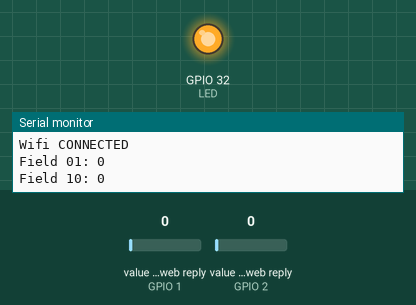
Simulated run of this sketch. Board: ESP32. On the bench: output pins drawn as LEDs (lit = HIGH), the last lines printed to the serial monitor. The test bench sets the inputs (shaded band); at power-on: value in the web reply (sensors on GPIO 1, GPIO 2) 0. WiFi joins after 1.5 s; servers stay silent unless stated; web services answer with replies made up by the test bench.

Above: at 9.3 s.
At 24.9 s:
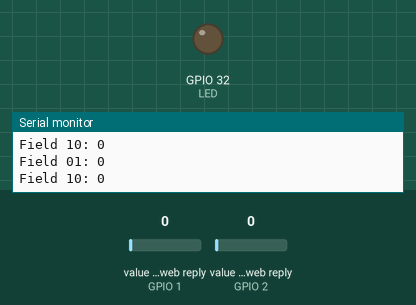
Timing chart, 0 to 42.1 s (numbered marks = the images above):
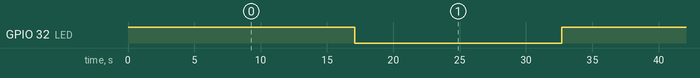

Measured:
- by itself, GPIO 32 (LED): alternates HIGH for 15.6 s and LOW for 15.6 s

The sketch:

Read.ino
```cpp
#include <WiFi.h>
#include "ThingSpeak.h" // always include thingspeak header file after other header files and custom macros

WiFiClient  client;
const int LED=32;
const char *ssid = "HORIZON-Donut";
const char *password = "20040723";
unsigned long myChannelNumber = 2860416;
const char * myReadAPIKey = "IWZMTSVHYXTXM4G2";

void setup() {
  Serial.begin(115200);
  pinMode(LED,OUTPUT);
  digitalWrite(LED,HIGH);
  WiFi.mode(WIFI_STA);
  ThingSpeak.begin(client);  // Initialize ThingSpeak
  WiFi.begin(ssid,password);
  Serial.println("Connecting Wifi...");
  while(WiFi.status() != WL_CONNECTED) {
    Serial.println("");
    Serial.println("WiFi not CONNECTED");
    delay(500);
  }
  digitalWrite(LED,LOW);
  Serial.println ("Wifi CONNECTED");
}

void loop() {
  if(WiFi.status() == WL_CONNECTED) {
    digitalWrite(LED,!digitalRead(LED));
    long field01 = ThingSpeak.readLongField(myChannelNumber, 1, myReadAPIKey);
    long field10 = ThingSpeak.readLongField(myChannelNumber, 2, myReadAPIKey);

  	if(ThingSpeak.getLastReadStatus() == 200)
  	{
   	 Serial.print("Field 01: ");
   	 Serial.println(field01);
   	 Serial.print("Field 10: ");
   	 Serial.println(field10);
  	}
	else
	{
		Serial.println("Error appear");
	}
  }
  else
  { digitalWrite(LED,HIGH);
  }
  delay(15000);
}
```
